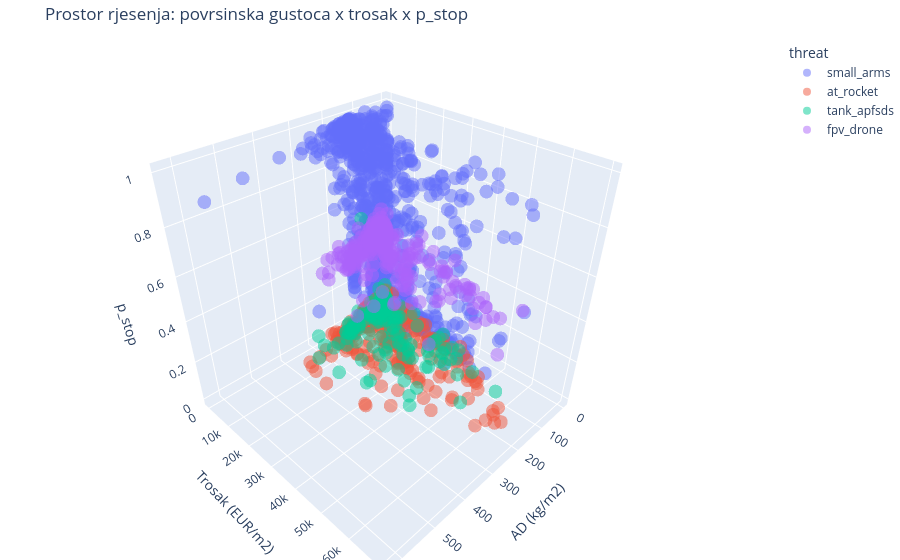

Notebook cell for this chart:
### Markdown cell above
**Rezultat:** korelacijska matrica potvrđuje očekivane veze — `areal_density` snažno korelira s `cost_per_m2` i debljinama pojedinih materijala; `p_stop` najviše korelira s `V50_eff`.

### Code cell
# ── 3D scatter: AD × cost × p_stop (bojena po threats) ─────────
fig = px.scatter_3d(
    df.sample(2000, random_state=42),
    x="areal_density", y="cost_per_m2", z="p_stop",
    color="threat",
    opacity=0.5, size_max=4,
    title="Prostor rjesenja: povrsinska gustoca x trosak x p_stop",
    labels={"areal_density": "AD (kg/m2)", "cost_per_m2": "Trosak (EUR/m2)"},
)
fig.update_layout(margin=dict(l=0, r=0, b=0, t=40))
fig.show()

### Figure 1 — Plotly figure (JSON) as saved in the notebook; plotly's stock layout.template omitted (floating-point values rounded to 4 significant figures; data arrays with more than 128 entries replaced by an {"elided": "..."} marker saying what was removed)
{"data": [{"hovertemplate": "threat=small_arms<br>AD (kg/m2)=%{x}<br>Trosak (EUR/m2)=%{y}<br>p_stop=%{z}<extra></extra>", "legendgroup": "small_arms", "marker": {"color": "#636efa", "opacity": 0.5, "symbol": "circle"}, "mode": "markers", "name": "small_arms", "scene": "scene", "showlegend": true, "type": "scatter3d", "x": {"elided": "1018 float values"}, "y": {"elided": "1018 float values"}, "z": {"elided": "1018 float values"}}, {"hovertemplate": "threat=at_rocket<br>AD (kg/m2)=%{x}<br>Trosak (EUR/m2)=%{y}<br>p_stop=%{z}<extra></extra>", "legendgroup": "at_rocket", "marker": {"color": "#EF553B", "opacity": 0.5, "symbol": "circle"}, "mode": "markers", "name": "at_rocket", "scene": "scene", "showlegend": true, "type": "scatter3d", "x": {"elided": "485 float values"}, "y": {"elided": "485 float values"}, "z": {"elided": "485 float values"}}, {"hovertemplate": "threat=tank_apfsds<br>AD (kg/m2)=%{x}<br>Trosak (EUR/m2)=%{y}<br>p_stop=%{z}<extra></extra>", "legendgroup": "tank_apfsds", "marker": {"color": "#00cc96", "opacity": 0.5, "symbol": "circle"}, "mode": "markers", "name": "tank_apfsds", "scene": "scene", "showlegend": true, "type": "scatter3d", "x": {"elided": "191 float values"}, "y": {"elided": "191 float values"}, "z": {"elided": "191 float values"}}, {"hovertemplate": "threat=fpv_drone<br>AD (kg/m2)=%{x}<br>Trosak (EUR/m2)=%{y}<br>p_stop=%{z}<extra></extra>", "legendgroup": "fpv_drone", "marker": {"color": "#ab63fa", "opacity": 0.5, "symbol": "circle"}, "mode": "markers", "name": "fpv_drone", "scene": "scene", "showlegend": true, "type": "scatter3d", "x": {"elided": "306 float values"}, "y": {"elided": "306 float values"}, "z": {"elided": "306 float values"}}], "layout": {"legend": {"title": {"text": "threat"}, "tracegroupgap": 0}, "margin": {"b": 0, "l": 0, "r": 0, "t": 40}, "scene": {"domain": {"x": [0, 1], "y": [0, 1]}, "xaxis": {"title": {"text": "AD (kg/m2)"}}, "yaxis": {"title": {"text": "Trosak (EUR/m2)"}}, "zaxis": {"title": {"text": "p_stop"}}}, "title": {"text": "Prostor rjesenja: povrsinska gustoca x trosak x p_stop"}}}
